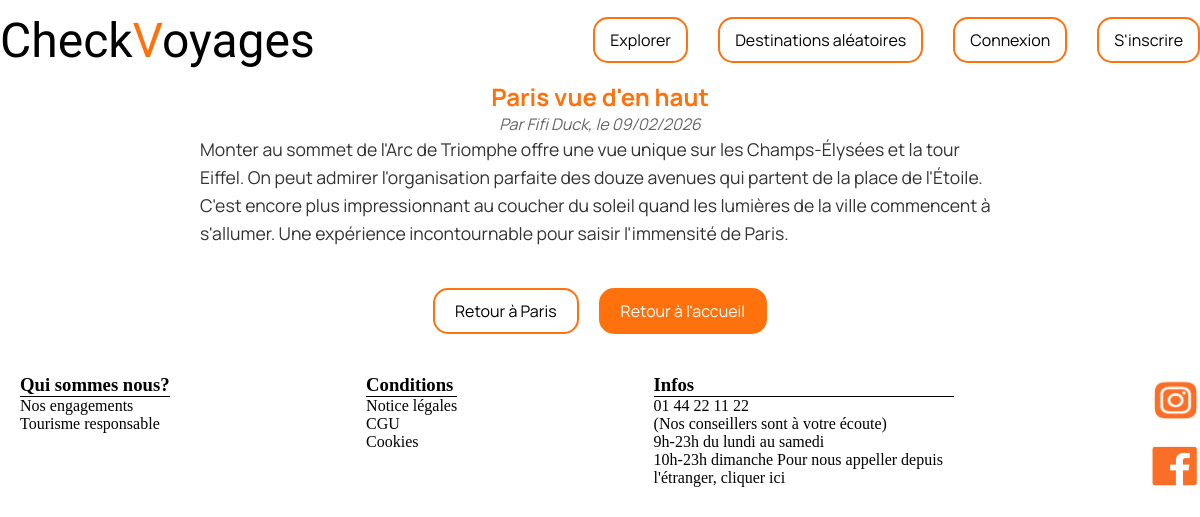
Page /article.php?id=5 on the earlier database version.
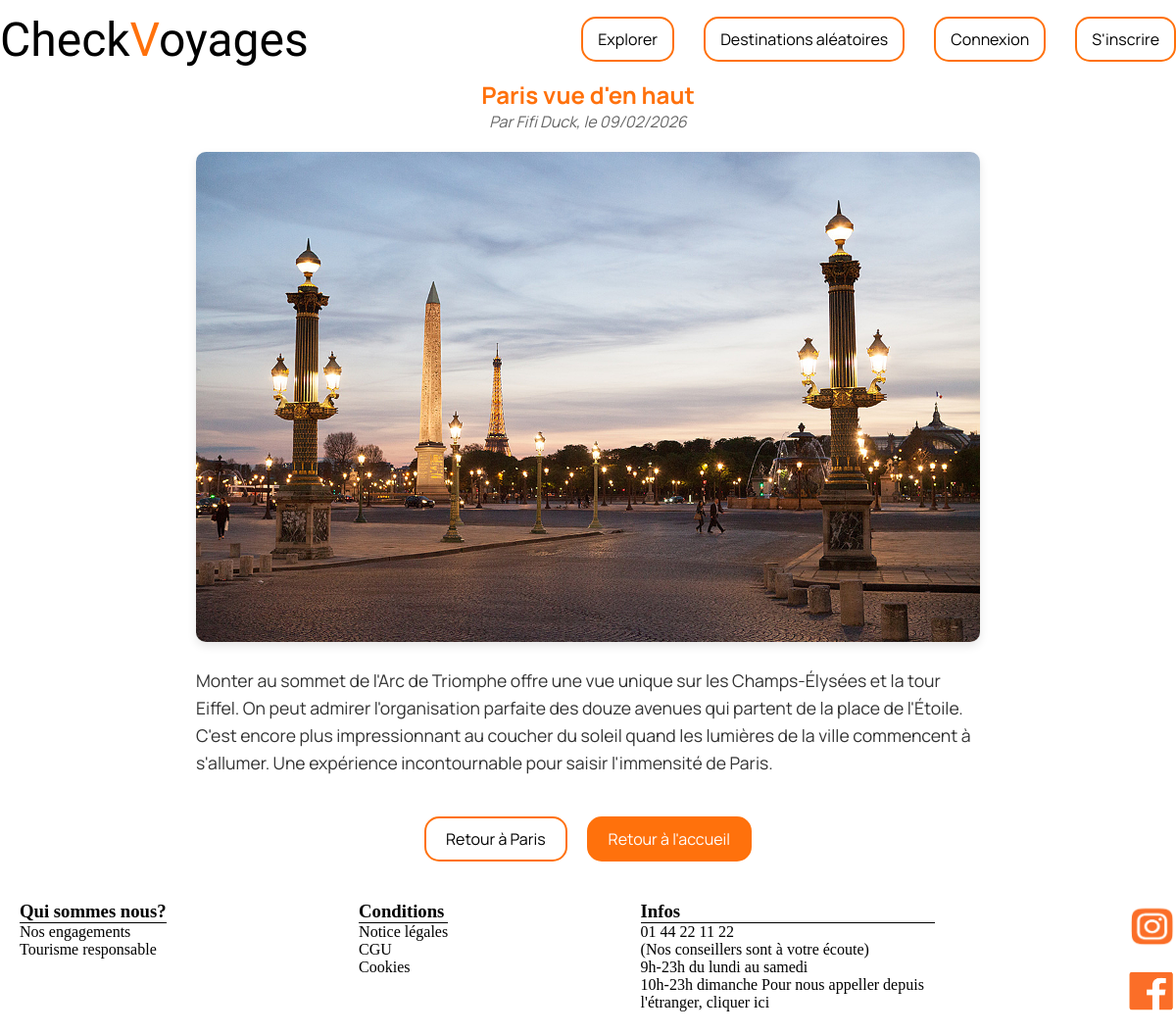
Same page on the later database version.
### tables this page shows
CREATE TABLE IF NOT EXISTS article(
	id_article INT PRIMARY KEY AUTO_INCREMENT NOT NULL,
    title VARCHAR(100) NOT NULL,
    thumbnail VARCHAR(255),
    content TEXT NOT NULL,
    creation_date DATETIME NOT NULL,
    id_user INT, 
    id_destination INT NOT NULL 
);

CREATE TABLE IF NOT EXISTS `user`(
	id_user INT PRIMARY KEY AUTO_INCREMENT NOT NULL,
    lastname VARCHAR(50) NOT NULL,
    firstname VARCHAR(50) NOT NULL,
    thumbnail VARCHAR(255),
    psswrd VARCHAR(100) NOT NULL,
    email VARCHAR(50) NOT NULL UNIQUE,
    login VARCHAR(50) NOT NULL UNIQUE
);

CREATE TABLE IF NOT EXISTS destination(
	id_destination INT PRIMARY KEY AUTO_INCREMENT NOT NULL,
    id_destinationGroup INT NOT NULL,
    title VARCHAR(100) NOT NULL UNIQUE,
    content TEXT NOT NULL,
    thumbnail VARCHAR(255),
    publication_date DATETIME NOT NULL
);

### Model/ArticleModel.php (called while the page is built, shortened)
<?php
class Article {
    private ?int $id_article;
    private ?PDO $bdd;
    public function __construct(?PDO $bdd) {
        $this->bdd = $bdd;
    }
    public function getIdArticle(): ?int {
        return $this->id_article;
    }
    public function setIdArticle(?int $id_article): Article {
        $this->id_article = $id_article;
        return $this;
    }
    public function getBDD(): ?PDO {
        return $this->bdd;
    }
    public function readArticleById(): array {
        try {
            $query = $this->getBDD()->prepare('
                SELECT a.id_article, a.title, a.content, a.thumbnail, a.creation_date, a.id_user, a.id_destination,
                       u.firstname, u.lastname, d.title as destination_title
                FROM article a
                LEFT JOIN user u ON a.id_user = u.id_user
                JOIN destination d ON a.id_destination = d.id_destination
                WHERE a.id_article = ?
            ');
            $id = $this->getIdArticle();
            $query->bindParam(1, $id, PDO::PARAM_INT);
            $query->execute();
            return $query->fetch(PDO::FETCH_ASSOC) ?: [];
        } catch (Exception $error) {
            die($error->getMessage());
        }
    }
}
?>

### View/view_article.php (the view)
<?php
class ArticleView {
    public function renderArticle(array $article): string {
        $title = $article['title'];
        $content = nl2br($article['content']);
        $thumbnail = $article['thumbnail'];
        $date = date('d/m/Y', strtotime($article['creation_date']));
        $author = (!empty($article['firstname']) || !empty($article['lastname']))
            ? $article['firstname'] . ' ' . $article['lastname']
            : "Auteur inconnu";
        $destId = $article['id_destination'];
        $destTitle = $article['destination_title'];
            $imageHtml = "";
            if (!empty($thumbnail)) {
                $imageHtml = "
                <div style='text-align: center; margin: 20px 0;'>
                    <img src='images/$thumbnail' alt='$title' style='max-width: 100%; border-radius: 10px; box-shadow: 0 4px 10px rgba(0,0,0,0.1);'>
                </div>";
            }
            return "
            <article style='max-width: 800px; margin: 20px auto; font-family: \"Manrope\", sans-serif; padding: 0 20px;'>
                <h1 style='color: rgb(255 113 12); text-align: center;'>$title</h1>
                <p style='text-align: center; color: #666; font-style: italic;'>
                    Par $author, le $date
                </p>
                $imageHtml
                <div style='line-height: 1.6; font-size: 1.1rem; color: #333;'>
                    $content
                </div>
                <div style='margin-top: 40px; text-align: center; display: flex; justify-content: center; gap: 20px;'>
                    <a href='destination.php?id=$destId' style='text-decoration: none; color: black; border: solid 2px rgb(255 113 12); border-radius: 15px; padding: 10px 20px;'>Retour à $destTitle</a>
                    <a href='index.php' style='text-decoration: none; color: white; background-color: rgb(255 113 12); border: solid 2px rgb(255 113 12); border-radius: 15px; padding: 10px 20px;'>Retour à l'accueil</a>
                </div>
            </article>
            ";
    }
}

### article.php (shortened to what this page needs)
<?php
include './Model/ArticleModel.php';
include './View/header.php';
include './View/view_article.php';
include './View/footer.php';
class ArticleController {
    private PDO $bdd;
    private Header $header;
    private ArticleView $view;
    private Footer $footer;
    public function __construct() {
        $this->bdd = new PDO('mysql:host=localhost;dbname=checkvoyages;charset=utf8mb4', 'root', 'root', array(PDO::ATTR_ERRMODE => PDO::ERRMODE_EXCEPTION));
        $this->header = new Header();
        $this->header->setBdd($this->bdd);
        $this->header->setStyle('./src/style/style-index.css');
        $this->view = new ArticleView();
        $this->footer = new Footer();
    }
    public function display() {
        $id = (int)$_GET['id'];
        $articleModel = new Article($this->bdd);
        $articleModel->setIdArticle($id);
        $articleData = $articleModel->readArticleById();
        $this->header->setTitle($articleData['title'] . " - CheckVoyages");
        echo $this->header->renderHeader();
        echo $this->view->renderArticle($articleData);
        echo $this->footer->renderFooter();
    }
}
$controller = new ArticleController();
$controller->display();

### View/header.php (shortened to what this page needs)
<?php
class Header {
    private string $title = '';
    private string $style = '';
    private PDO $bdd;
    public function getTitle(): string {
        return $this->title;
    }
    public function setTitle(string $newTitle): Header {
        $this->title = $newTitle;
        return $this;
    }
    public function getStyle(): string {
        return $this->style;
    }
    public function setStyle(string $newStyle): Header {
        $this->style = $newStyle;
        return $this;
    }
    public function getBdd(): PDO {
        return $this->bdd;
    }
    public function setBdd(PDO $newBdd): Header {
        $this->bdd = $newBdd;
        return $this;
    }
    public function renderExplorer():string {
        $destinationGroup = new DestinationGroup($this->getBdd());
        $groups = $destinationGroup->readDestinationGroups();
        $links = '';
        foreach ($groups as $group) {
            $links .= "<a href='destinationList.php?id_group=".$group['id_destinationGroup']."'>".$group['name']."</a>";
        }
        return $links;
    }
    public function renderHeader():string {
        $linkSession = '';
        $mobileLinkSession = '';
        if (isset($_SESSION['login'])) {
            $linkSession = '
            <div class="dropdown">
                <button id="btn-account">Mon Compte</button>
                <div id="menuAccount" class="dropdown-content">
                    <a href="profile.php">Mes infos</a>
                    <a href="addArticle.php">Ajouter un article</a>
                </div>
            </div>
            <a href="./signOut.php">Deconnexion</a>';
            $mobileLinkSession = '
            <a href="profile.php" class="mobile-item"><i class="fa-solid fa-user-gear"></i><span>Mon Compte</span></a>
            <a href="./signOut.php" class="mobile-item"><i class="fa-solid fa-user-slash"></i><span>Deconnexion</span></a>';
        } else {
            $linkSession = '<a href="./signIn.php">Connexion</a>
            <a href="./signUp.php">S\'inscrire</a>';
            $mobileLinkSession = '<a href="./signIn.php" class="mobile-item"><i class="fa-solid fa-user"></i><span>Connexion</span></a>
            <a href="./signUp.php" class="mobile-item"><i class="fa-solid fa-user-plus"></i><span>S\'inscrire</span></a>';
        }
        return "<!DOCTYPE html>
        <html lang='en'>
            <head>
                <title>".$this->getTitle()."</title>
                <link rel='stylesheet' href='".$this->getStyle()."'>
                <link rel='stylesheet' href='https://cdnjs.cloudflare.com/ajax/libs/font-awesome/6.5.0/css/all.min.css'>
            </head>
            <body>
                <header>
                    <nav>
                        <p class='logo'>Check<span class='orange'>V</span>oyages</p>
                        <div class='nav-links'>
                            <div class='dropdown'>
                        <button id='btn-explorer'>Explorer</button>
                            ".$this->renderExplorer()."
                    </div>
                    <a href='index.php#btn-popular-destinations' class='nav-popular'>Destinations aléatoires</a>
                    ".$linkSession."
                </div>
            </nav>
        </header>
            ".$mobileLinkSession."
        <main> ";
    }
}

### View/footer.php (shortened to what this page needs)
<?php
class Footer {
    private string $containerWhoAreWe = "<div class='container-footer'>
                    <h3>Qui sommes nous?</h3>
                    <p>Nos engagements</p>
                    <p>Tourisme responsable</p>
                </div>";
    private string $containerConditions = "<div class='container-footer'>
                    <h3>Conditions</h3>
                    <p>Notice légales</p>
                    <p>CGU</p>
                    <p>Cookies</p>
                </div>";
    private string $containerInfos = "<div class='container-footer'>
                    <h3>Infos</h3>
                    <p>01 44 22 11 22</p>
                    <p>(Nos conseillers sont à votre écoute)<br>
                9h-23h du lundi au samedi <br> 10h-23h dimanche Pour nous appeller depuis l'étranger, cliquer ici</p>
                </div>";
    private string $containerSocials = "<div class='icons-social'>
                    <img src='images/icon-instagram.png'alt='icon reseaux sociaux instagram'>
                    <img src='images/icon-facebook.png'alt='icon reseaux sociaux facebook'>
                </div>";
    public function getWhoAreWe(): string {
        return $this->containerWhoAreWe;
    }
    public function getConditions(): string {
        return $this->containerConditions;
    }
    public function getInfos(): string {
        return $this->containerInfos;
    }
    public function getSocials(): string {
        return $this->containerSocials;
    }
    public function renderFooter(): string {
        return "</main>
        <footer class='footer'>
            <section class='footer-links'>
                ".$this->getWhoAreWe()."
                ".$this->getConditions()."
                ".$this->getInfos()."
                ".$this->getSocials()."
            </section>
        </footer>
        <script src='./src/script/script.js'></script>
    </body>
</html>";
    }
}
?>

### src/style/style-index.css (style rules this page uses)
* { margin: 0; padding: 0; }
.logo { font-family: "Mansalva", sans-serif; font-size: 300%; cursor: pointer; }
.logo .orange { color: rgb(255 113 12); }
header { background: rgb(255 221 197); height: 80px; position: fixed; top: 0; left: 0; width: 100%; z-index: 1000; }
main { margin-top: 80px; }
nav { display: flex; justify-content: space-between; align-items: center; height: 100%; background-color: white; }
.nav-links { display: flex; align-items: center; gap: 30px; }
.nav-links button, .nav-links a { font-family: 'Manrope', sans-serif; text-decoration: none; color: black; border: solid 2px rgb(255 113 12); border-radius: 15px; padding: 10px 15px; background: none; cursor: pointer; font-size: 1rem; }
html { scroll-behavior: smooth; }
.container-footer h3 { border-bottom: 1px solid; }
.footer-links { display: flex; justify-content: space-between; flex-wrap: wrap; gap: 2rem; }
.container-footer p { max-width: 300px; }
.footer { padding: 20px 0px 20px 20px; }
.icons-social img { object-fit: cover; max-width:50px; height: 50px; }
.icons-social { display: flex; flex-direction: column; gap: 1rem; }

Differences in the rows shown:
changed article "Paris vue d'en haut": thumbnail: picture added
